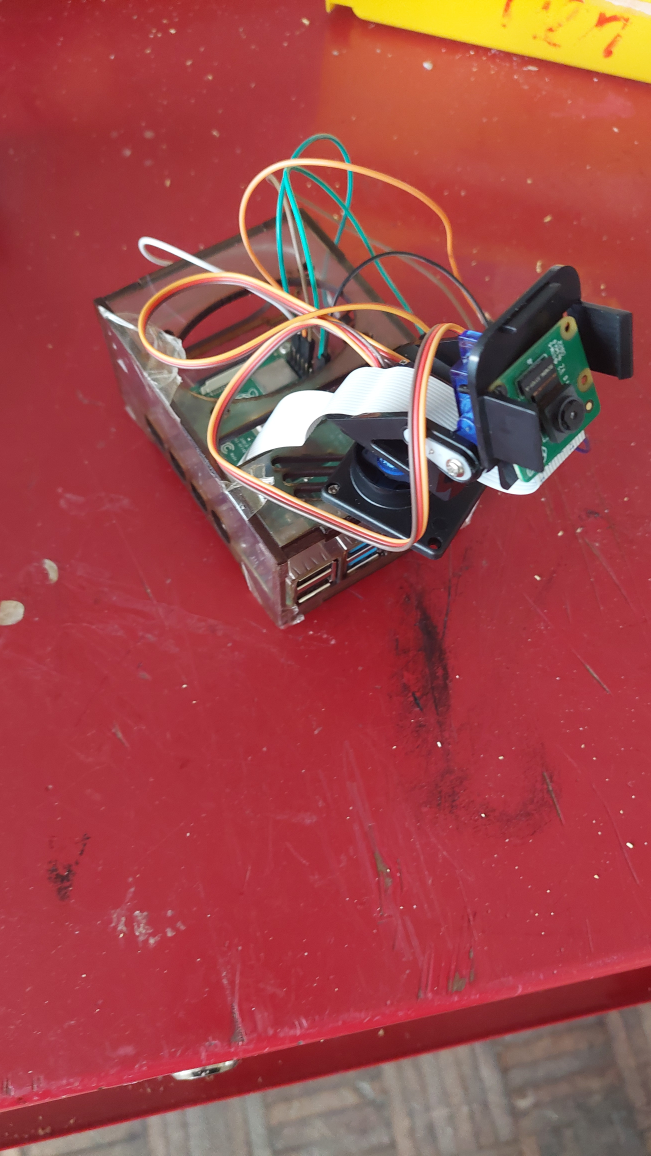
#> input picture Assets/image1.jpg, 2604 x 4624 px, given in place of the camera (shown at 1/4 size)
$ python pyimage_example.py
#> lines starting #> are read from the running program, lines starting #| are printed output that depends on the picture
# import the necessary packages
from imutils.video import VideoStream
import argparse
import datetime
import imutils
import time
import cv2
# construct the argument parser and parse the arguments
ap = argparse.ArgumentParser()
ap.add_argument("-v", "--video", help="path to the video file")
ap.add_argument("-a", "--min-area", type=int, default=500, help="minimum area size")
args = vars(ap.parse_args())
# if the video argument is None, then we are reading from webcam
if args.get("video", None) is None:
	vs = VideoStream(src=0).start()
	time.sleep(2.0)
# otherwise, we are reading from a video file
else:
	vs = cv2.VideoCapture(args["video"])
# initialize the first frame in the video stream
firstFrame = None

# loop over the frames of the video
while True:
	# grab the current frame and initialize the occupied/unoccupied
	# text
	frame = vs.read()
#> frame is the input picture: shape (4624, 2604, 3); mean B, G, R 72.1, 71.6, 158.8
	frame = frame if args.get("video", None) is None else frame[1]
	text = "Unoccupied"
	# if the frame could not be grabbed, then we have reached the end
	# of the video
	if frame is None:
		break
	# resize the frame, convert it to grayscale, and blur it
	frame = imutils.resize(frame, width=500)
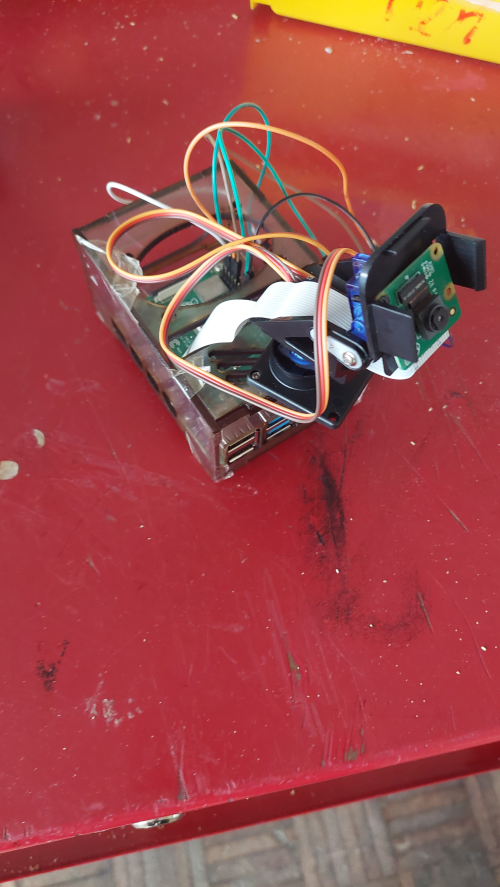
#> frame: shape (887, 500, 3); mean B, G, R 72.1, 71.6, 158.8
	gray = cv2.cvtColor(frame, cv2.COLOR_BGR2GRAY)
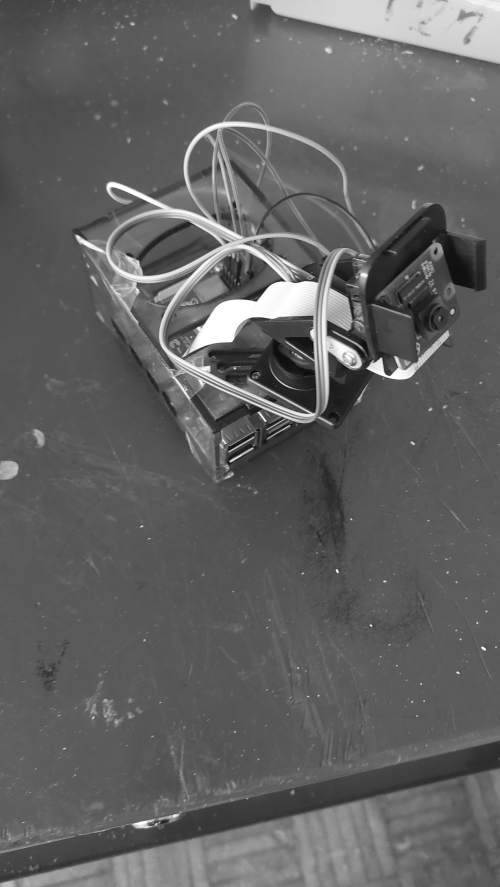
#> gray: shape (887, 500); min 9, max 255, mean 97.7
	gray = cv2.GaussianBlur(gray, (21, 21), 0)
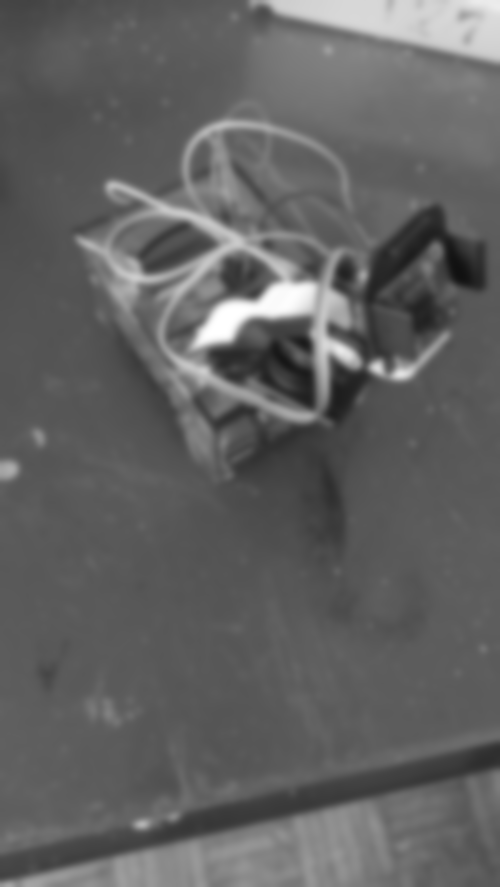
#> gray: shape (887, 500); min 17, max 255, mean 97.7
	# if the first frame is None, initialize it
	if firstFrame is None:
		firstFrame = gray
		continue

	# compute the absolute difference between the current frame and
	# first frame
	frameDelta = cv2.absdiff(firstFrame, gray)
	thresh = cv2.threshold(frameDelta, 25, 255, cv2.THRESH_BINARY)[1]
	# dilate the thresholded image to fill in holes, then find contours
	# on thresholded image
	thresh = cv2.dilate(thresh, None, iterations=2)
	cnts = cv2.findContours(thresh.copy(), cv2.RETR_EXTERNAL,
		cv2.CHAIN_APPROX_SIMPLE)
	cnts = imutils.grab_contours(cnts)
	# loop over the contours
	for c in cnts:
		# if the contour is too small, ignore it
		if cv2.contourArea(c) < args["min_area"]:
			continue
		# compute the bounding box for the contour, draw it on the frame,
		# and update the text
		(x, y, w, h) = cv2.boundingRect(c)
		cv2.rectangle(frame, (x, y), (x + w, y + h), (0, 255, 0), 2)
		text = "Occupied"

	# draw the text and timestamp on the frame
	cv2.putText(frame, "Room Status: {}".format(text), (10, 20),
		cv2.FONT_HERSHEY_SIMPLEX, 0.5, (0, 0, 255), 2)
	cv2.putText(frame, datetime.datetime.now().strftime("%A %d %B %Y %I:%M:%S%p"),
		(10, frame.shape[0] - 10), cv2.FONT_HERSHEY_SIMPLEX, 0.35, (0, 0, 255), 1)
	# show the frame and record if the user presses a key
	cv2.imshow("Security Feed", frame)
	cv2.imshow("Thresh", thresh)
	cv2.imshow("Frame Delta", frameDelta)
	key = cv2.waitKey(1) & 0xFF
	# if the `q` key is pressed, break from the lop
	if key == ord("q"):
		break

# cleanup the camera and close any open windows
vs.stop() if args.get("video", None) is None else vs.release()
cv2.destroyAllWindows()

$ run again, on Assets/image2.jpg
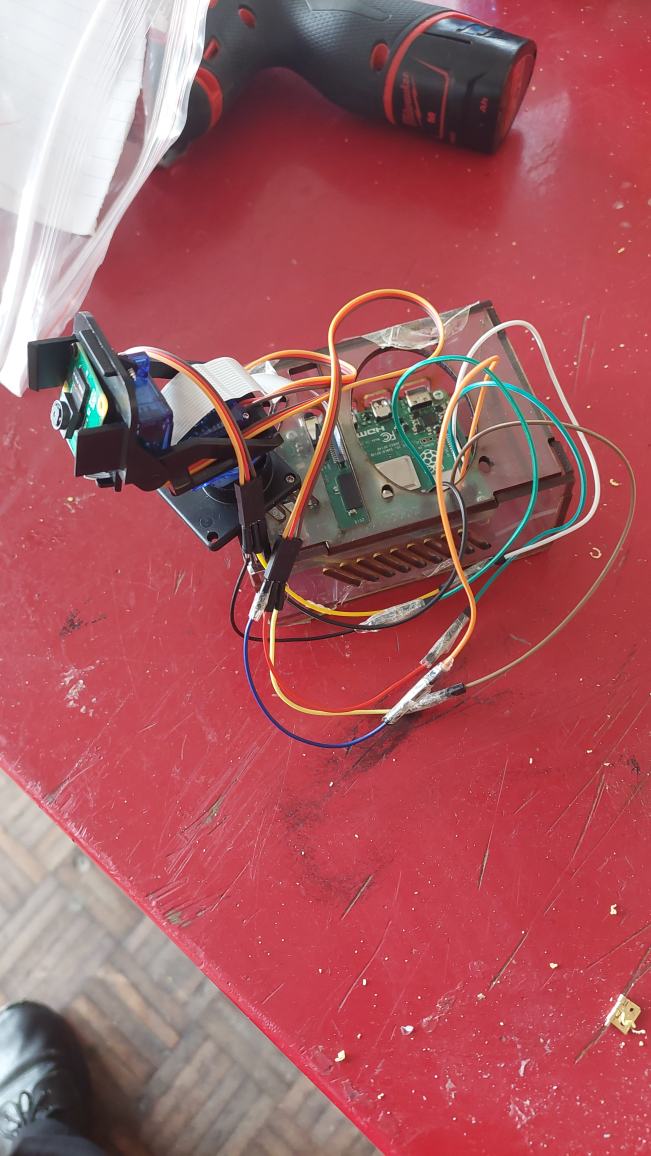
#> input picture Assets/image2.jpg, 2604 x 4624 px, given in place of the camera (shown at 1/4 size)
#> frame is the input picture: shape (4624, 2604, 3); mean B, G, R 96.9, 91.1, 166.7
#> `frame = imutils.resize(frame, width=500)`:
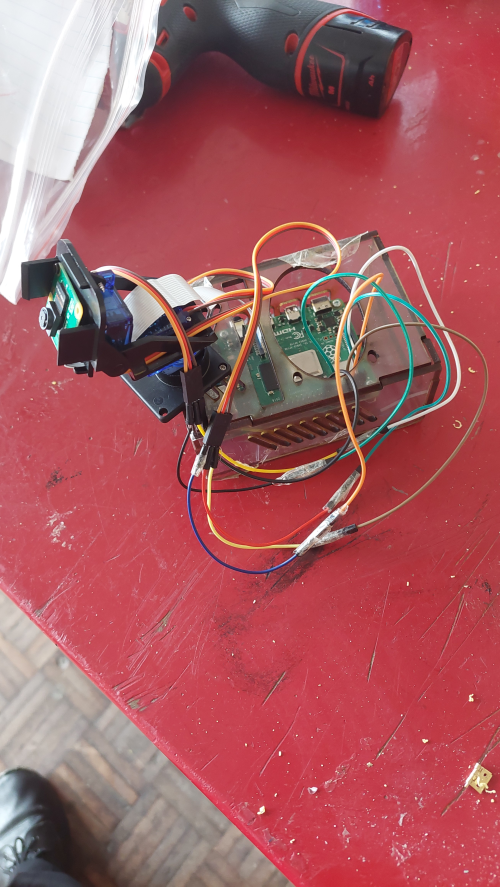
#> frame: shape (887, 500, 3); mean B, G, R 96.9, 91.1, 166.7
#> `gray = cv2.GaussianBlur(gray, (21, 21), 0)`:
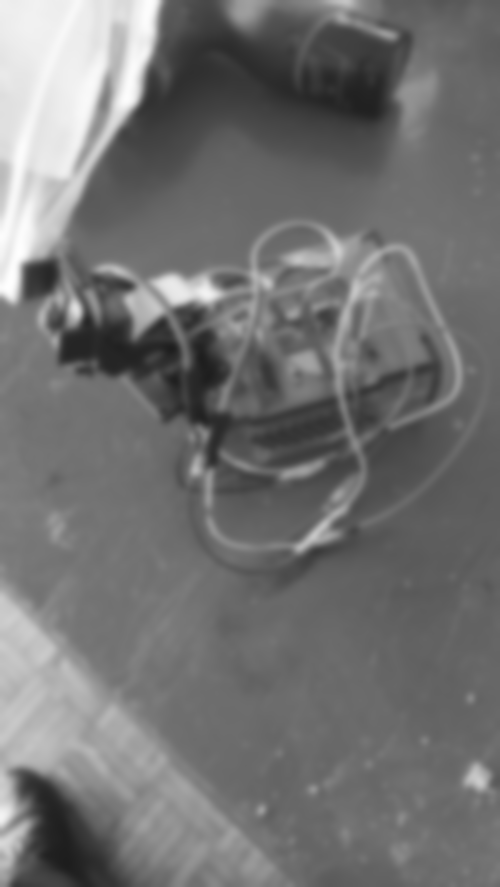
#> gray: shape (887, 500); min 29, max 254, mean 114.4

$ run again, on Assets/image3.jpg
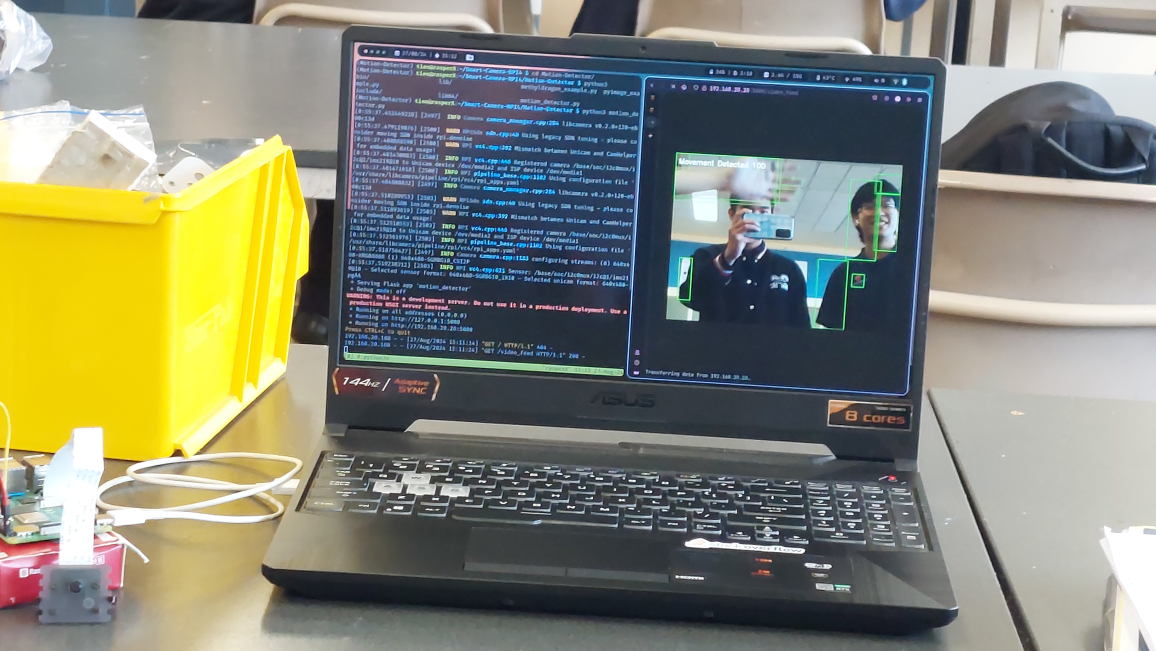
#> input picture Assets/image3.jpg, 4624 x 2604 px, given in place of the camera (shown at 1/4 size)
#> frame is the input picture: shape (2604, 4624, 3); mean B, G, R 116.1, 134.4, 132.9
#> frame: shape (281, 500, 3)
#> `gray = cv2.cvtColor(frame, cv2.COLOR_BGR2GRAY)`:
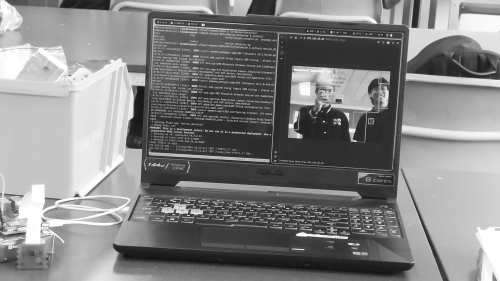
#> gray: shape (281, 500); min 17, max 255, mean 131.9
#> `gray = cv2.GaussianBlur(gray, (21, 21), 0)`:
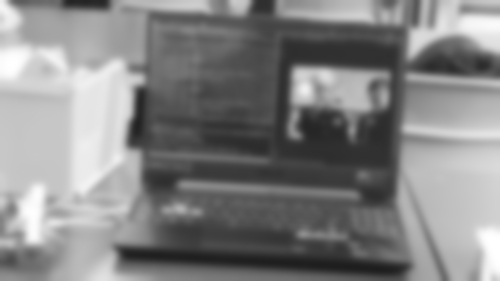
#> gray: shape (281, 500); min 30, max 255, mean 131.9
